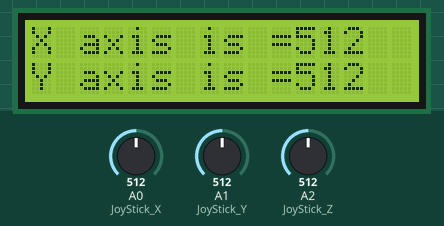
Simulated run of this sketch. Board: Arduino Uno, built with avr-gcc and run on an emulated ATmega328P. On the bench: 16×2 character LCD. The inputs (shaded band) are chosen by the test bench; at power-on: A2 (JoyStick_Z) = 512, A0 (JoyStick_X) = 512, A1 (JoyStick_Y) = 512. What the sketch prints to the serial monitor is not drawn.

Above: at 1.2 s.
1.3 s: A2 (JoyStick_Z) set to 0
At 2.3 s:
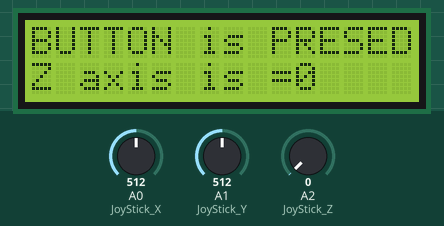
4.3 s: A0 (JoyStick_X) set to 716
At 5.01 s:
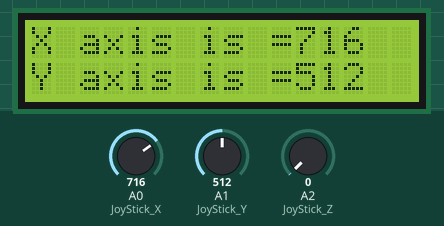
6.5 s: A1 (JoyStick_Y) set to 716
At 7.43 s:
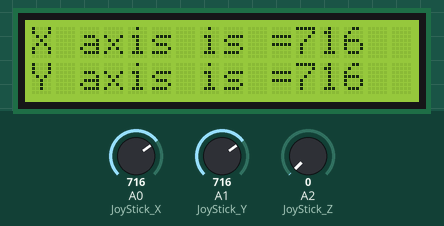
8.9 s: A2 (JoyStick_Z) set to 122
11.9 s: A0 (JoyStick_X) set to 900
At 13.2 s:
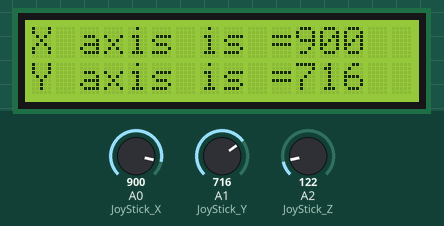
13.5 s: A1 (JoyStick_Y) set to 985
At 14.7 s:
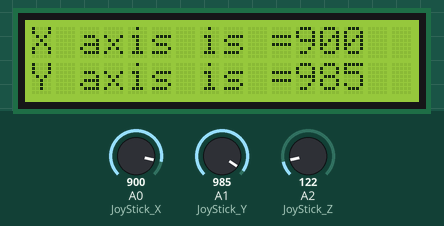
15.0 s: A1 (JoyStick_Y) set to 1012
At 16.0 s:
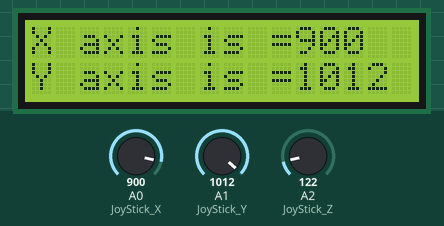
Timing chart, 0 to 17.7 s (numbered marks = the images above; inputs shaded):
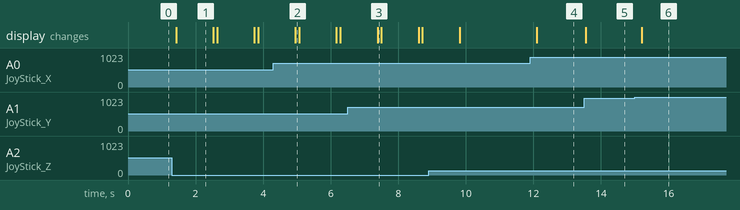

Measured:
- after the input at 1.3 s, the display: changes after 0.12 s (image 1)
- after the input at 4.3 s, the display: changes after 0.66 s (image 2)
- after the input at 6.5 s, the display: changes after 0.88 s (image 3)
- after the input at 11.9 s, the display: changes after 0.20 s (image 4)
- after the input at 13.5 s, the display: changes after 0.05 s (image 5)
- after the input at 15.0 s, the display: changes after 0.21 s (image 6)
- what the display in image 1 shows lasts 1.1 s, from 1.4 s to 2.5 s

The sketch:

Joystick_LCD.ino
```cpp
/*  The code consits of displaying the XY sensor value in LCD display.
//This code was created at CAXYZGEN LABS BANGALORE //

 * LCD RS pin to digital pin 8
 * LCD Enable pin to digital pin 9
 * LCD D4 pin to digital pin 10
 * LCD D5 pin to digital pin 11
 * LCD D6 pin to digital pin 12
 * LCD D7 pin to digital pin 13
 * LCD R/W pin to ground
 * LCD VSS pin to ground
 * LCD VDD pin to 5V
 * 10K resistor:
 * ends to +5V and ground
 * LCD VO pin to ground

When the joystick sensor moves on the x,y axiz
-x ,-y axis then corresponding reading is fetch on Serial monitor which is on Top right.
Thank You
*/


#include <LiquidCrystal.h>
const int rs = 8, en = 9, d4 = 10, d5 = 11, d6 = 12, d7 = 13; //Initilising pins for LCD
LiquidCrystal lcd(rs, en, d4, d5, d6, d7);

int JoyStick_X = A0; // x sensor pins
int JoyStick_Y = A1; // y sensor pins
int JoyStick_Z = A2; // button

void setup ()
{                                         // Initilize the pin mode for X,Y,Z
  pinMode (JoyStick_X, INPUT);
  pinMode (JoyStick_Y, INPUT);
  pinMode (JoyStick_Z, INPUT);
  Serial.begin (9600); // 9600 bps        // setting baud rate od 9600
  lcd.begin(16,2);                        // Set LCD in (COLOUMS X ROWS)
}
void loop ()
{
  int x, y, z;
  x = analogRead (JoyStick_X);            // set sensor value to x,y,z
  y = analogRead (JoyStick_Y);
  z = analogRead (JoyStick_Z);

  Serial.print(" X axis = ");
  Serial.print (x, DEC);
  Serial.print("       Y axis = ");
  Serial.print (y, DEC);
  Serial.print("       Button  value = ");
  Serial.print (z, DEC);
  lcd.clear();
  lcd.setCursor(0,0);                     // Seting cursor value
  lcd.print("X axis is =");
  lcd.print(x);
  lcd.setCursor(0,1);
  lcd.print("Y axis is =");
  lcd.print(y);


  delay(100);
  if(z == 0)
  {
  Serial.print(" BUTTON is PRESSED");
  lcd.clear();
  lcd.setCursor(0,0);
  lcd.print("BUTTON is PRESED");
  lcd.setCursor(0,1);
  lcd.print("Z axis is =");
  lcd.print(z);
  delay(1000);
  }
  Serial.println(); // start a new line
  delay (100);
}
```
